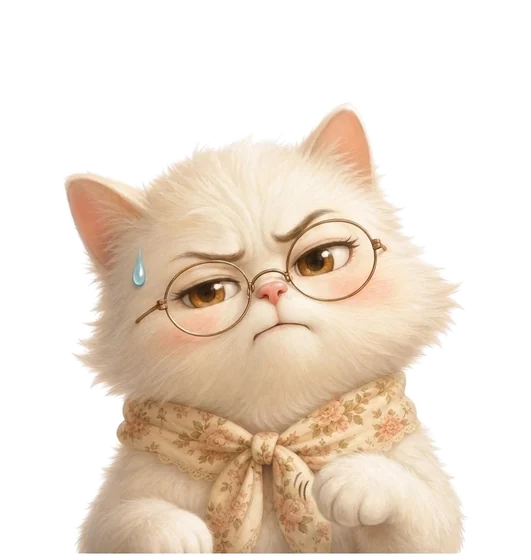
#> input picture webapp/assets/customer-1-angry-body.webp, 531 x 560 px
$ python -i build-customers.py   (imports and definitions only)
#> lines starting #> are read from the running program, lines starting #| are printed output that depends on the picture; after the words box and inside, x2 and y2 are one past the last pixel; in counts of white or black regions, pixels touching at a corner belong together
# [已廢棄 2026-09-05] 食客半身圖已由 Spec v2 四位委託人（CHR_client_*）取代：見 tools/build-assets-v2.py。
# tools/build-customers.py — 工單 #4 任務 2：四位食客 × 三表情嘅「原始半身圖」（唔要圓形裁切）。
#   python tools/build-customers.py
# 來源：assets-raw/ 白底 JPG（三個表情同一構圖：坐喺櫃檯線後面、只露上半身、正面）。
# 白底去背用較嚴嘅門檻（白毛食客邊緣），輸出 assets/customer-{N}-{mood}-body.webp（高 480px）。

import os, glob, sys
import numpy as np
from PIL import Image, ImageDraw, ImageFilter

ROOT = os.path.dirname(os.path.dirname(os.path.abspath(__file__)))
RAW = os.path.join(os.path.dirname(ROOT), 'assets-raw')
A = os.path.join(ROOT, 'assets')

def raw(pattern):
    hits = glob.glob(os.path.join(RAW, pattern))
    if not hits: raise FileNotFoundError(pattern)
    return hits[0]

def keyout_white(im, tol=6):
    """純白底去背：只由邊界 flood fill 近白（≥ 249、低彩度）像素；白毛內部唔會被食（唔連邊界）。"""
    rgb = im.convert('RGB')
    a = np.asarray(rgb).astype(np.int16)
    H, W = a.shape[:2]
    cand = (a.min(2) >= 255 - tol) & ((a.max(2) - a.min(2)) <= 4)
    cm = Image.fromarray((cand * 255).astype(np.uint8), 'L').copy()
    for x in range(0, W, 16):
        for y in (0, H - 1):
            if cm.getpixel((x, y)) == 255: ImageDraw.floodfill(cm, (x, y), 128)
    for y in range(0, H, 16):
        for x in (0, W - 1):
            if cm.getpixel((x, y)) == 255: ImageDraw.floodfill(cm, (x, y), 128)
    bg = np.asarray(cm) == 128
    # 邊緣：由背景距離做 2px 柔邊
    alpha = Image.fromarray(np.where(bg, 0, 255).astype(np.uint8), 'L').filter(ImageFilter.GaussianBlur(1.2))
    out = rgb.convert('RGBA'); out.putalpha(alpha)
    return out

def trim(im, pad=6):
    bb = im.getchannel('A').point(lambda v: 255 if v > 12 else 0).getbbox()
    return im.crop((max(0, bb[0] - pad), max(0, bb[1] - pad), min(im.width, bb[2] + pad), min(im.height, bb[3] + pad)))

# 1 貓（眼鏡圍巾） 2 兔 3 柴犬 4 熊（西裝）
SRC = {
    1: {'wait': '*neutral wait_552026838381203461.jpg', 'happy': '*delighted ex_552026760040030213.jpg', 'angry': '*impatient expr_552026722790432774.jpg'},
    2: {'wait': '*neutral wait_552026239371661318.jpg', 'happy': '*delighted ex_552027978212704262.jpg', 'angry': '*impatient expr_552026282375884800.jpg'},
    3: {'wait': '*neutral wait_552026183914610696.jpg', 'happy': '*delighted ex_552026135432663042.jpg', 'angry': '*impatient expr_552029929621028869.jpg'},
    4: {'wait': '*neutral wait_552020618060619779.jpg', 'happy': '*delighted ex_552020696531820552 (1).jpg', 'angry': '*impatient expr_552020736394534919.jpg'},
}
BODY_H = 480        # 「等待」表情嘅身體高度
CANVAS_H = 560      # 畫布高度（頂部留位畀心心 / 汗滴），底邊對齊櫃檯線
# [14 lines not run here, left out]

# 檢視表
files = sorted(glob.glob(os.path.join(A, 'customer-*-body.webp')))
S = 240
sheet = Image.new('RGB', (S * 6, S * 2 + 20), (70, 130, 80))
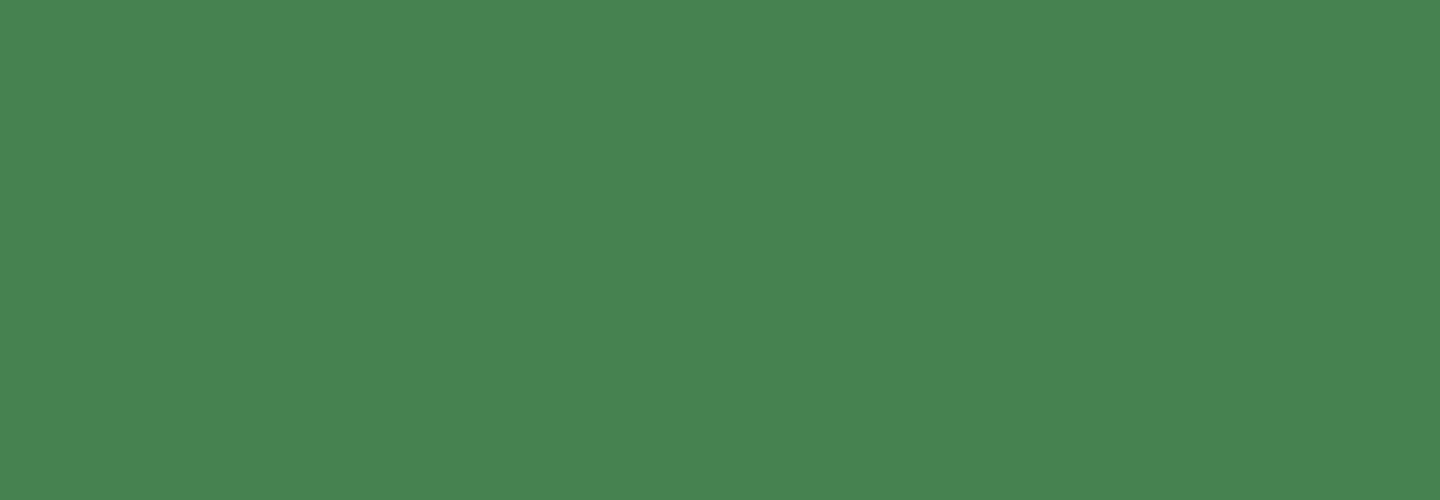
#> sheet: PIL image 1440x500 RGB; mean R, G, B 70, 130, 80
# [4 lines not run here, left out]

>>> from PIL import Image
>>> picture = Image.open('../assets/customer-1-angry-body.webp')
#> picture is the input picture: PIL image 531x560 RGBA; mean R, G, B, A 110, 96.6, 82.9, 118.7
>>> result = keyout_white(picture)
#> in keyout_white, `rgb = im.convert('RGB')`:
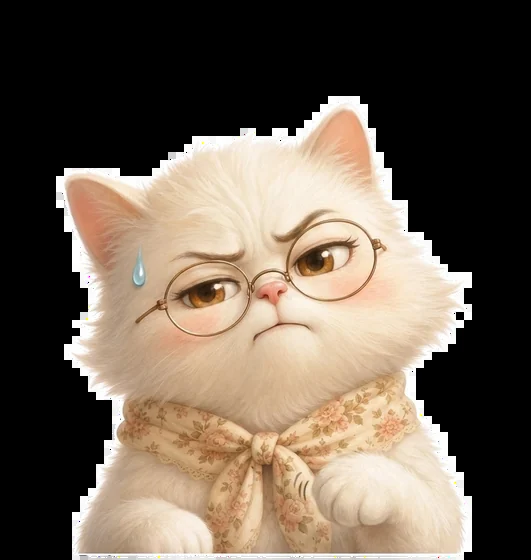
#> rgb: PIL image 531x560 RGB; mean R, G, B 110, 96.6, 82.9
#> in keyout_white, `cand = (a.min(2) >= 255 - tol) & ((a.max(2) - a.min(2)) <= 4)`:
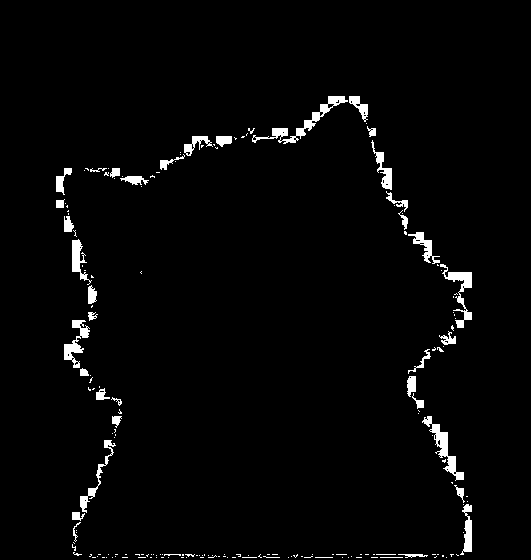
#> cand: shape (560, 531) bool; 2.5% white; 180 white regions (141 under 20 px), largest, box (x1, y1, x2, y2) and area: (252, 96, 348, 144) 735, (422, 416, 464, 481) 623, (440, 264, 472, 328) 546
#> in keyout_white, `bg = np.asarray(cm) == 128`: bg: shape (560, 531) bool; every value is 0
#> in keyout_white, `alpha = Image.fromarray(np.where(bg, 0, 255).astype(np.uint8), 'L').fi..`: alpha: PIL image 531x560 L; every value is 255

$ run again, on webapp/assets/customer-3-angry-body.webp
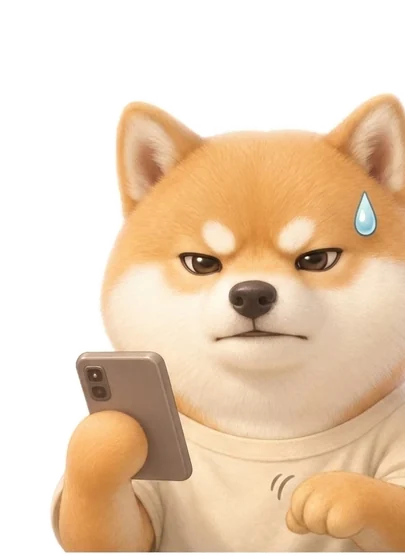
#> input picture webapp/assets/customer-3-angry-body.webp, 405 x 560 px
#> picture is the input picture: PIL image 405x560 RGBA; mean R, G, B, A 141.7, 117.1, 91.4, 155.1
#> in keyout_white, `rgb = im.convert('RGB')`:
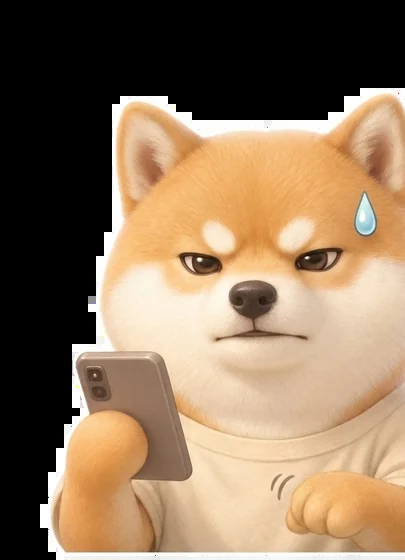
#> rgb: PIL image 405x560 RGB; mean R, G, B 141.7, 117.1, 91.4
#> in keyout_white, `cand = (a.min(2) >= 255 - tol) & ((a.max(2) - a.min(2)) <= 4)`:
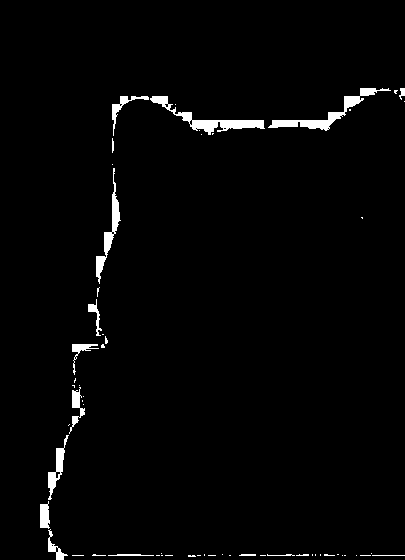
#> cand: shape (560, 405) bool; 2% white; 60 white regions (43 under 20 px), largest, box (x1, y1, x2, y2) and area: (150, 96, 265, 135) 961, (268, 88, 391, 131) 917, (96, 168, 121, 284) 618
#> bg: shape (560, 405) bool; every value is 0
#> alpha: PIL image 405x560 L; every value is 255
